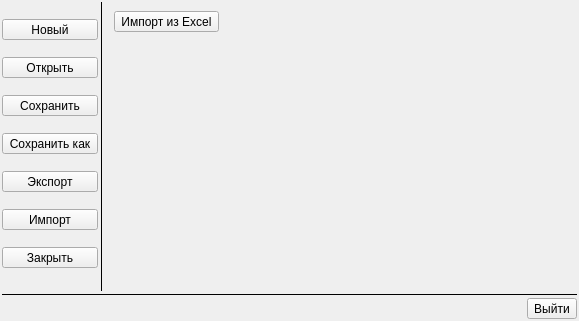
<?xml version="1.0" encoding="UTF-8"?>
<ui version="4.0">
 <class>CWidgetMenu</class>
 <widget class="QWidget" name="CWidgetMenu">
  <property name="geometry">
   <rect>
    <x>0</x>
    <y>0</y>
    <width>579</width>
    <height>321</height>
   </rect>
  </property>
  <property name="windowTitle">
   <string/>
  </property>
  <layout class="QVBoxLayout" name="verticalLayout_2">
   <property name="spacing">
    <number>2</number>
   </property>
   <property name="leftMargin">
    <number>2</number>
   </property>
   <property name="topMargin">
    <number>2</number>
   </property>
   <property name="rightMargin">
    <number>2</number>
   </property>
   <property name="bottomMargin">
    <number>2</number>
   </property>
   <item>
    <layout class="QHBoxLayout" name="horizontalLayout_2">
     <item>
      <layout class="QVBoxLayout" name="verticalLayout">
       <property name="spacing">
        <number>0</number>
       </property>
       <property name="sizeConstraint">
        <enum>QLayout::SetDefaultConstraint</enum>
       </property>
       <item>
        <widget class="CToolButton" name="toolButtonNewProject">
         <property name="sizePolicy">
          <sizepolicy hsizetype="Minimum" vsizetype="Fixed">
           <horstretch>0</horstretch>
           <verstretch>0</verstretch>
          </sizepolicy>
         </property>
         <property name="mouseTracking">
          <bool>true</bool>
         </property>
         <property name="toolTip">
          <string>&lt;html&gt;&lt;head/&gt;&lt;body&gt;&lt;p&gt;Создает новый проект&lt;/p&gt;&lt;/body&gt;&lt;/html&gt;</string>
         </property>
         <property name="text">
          <string>Новый</string>
         </property>
         <property name="icon">
          <iconset resource="../../resource.qrc">
           <normaloff>:/images/resource/images/new.png</normaloff>:/images/resource/images/new.png</iconset>
         </property>
         <property name="iconSize">
          <size>
           <width>32</width>
           <height>32</height>
          </size>
         </property>
         <property name="toolButtonStyle">
          <enum>Qt::ToolButtonTextBesideIcon</enum>
         </property>
        </widget>
       </item>
       <item>
        <widget class="CToolButton" name="toolButtonOpenProject">
         <property name="sizePolicy">
          <sizepolicy hsizetype="Minimum" vsizetype="Fixed">
           <horstretch>0</horstretch>
           <verstretch>0</verstretch>
          </sizepolicy>
         </property>
         <property name="mouseTracking">
          <bool>true</bool>
         </property>
         <property name="toolTip">
          <string>Открывает проект</string>
         </property>
         <property name="text">
          <string>Открыть</string>
         </property>
         <property name="icon">
          <iconset resource="../../resource.qrc">
           <normaloff>:/images/resource/images/open.png</normaloff>:/images/resource/images/open.png</iconset>
         </property>
         <property name="iconSize">
          <size>
           <width>32</width>
           <height>32</height>
          </size>
         </property>
         <property name="toolButtonStyle">
          <enum>Qt::ToolButtonTextBesideIcon</enum>
         </property>
        </widget>
       </item>
       <item>
        <widget class="CToolButton" name="toolButtonSaveProject">
         <property name="sizePolicy">
          <sizepolicy hsizetype="Minimum" vsizetype="Fixed">
           <horstretch>0</horstretch>
           <verstretch>0</verstretch>
          </sizepolicy>
         </property>
         <property name="mouseTracking">
          <bool>true</bool>
         </property>
         <property name="toolTip">
          <string>Сохраняет проект в файл</string>
         </property>
         <property name="text">
          <string>Сохранить</string>
         </property>
         <property name="icon">
          <iconset resource="../../resource.qrc">
           <normaloff>:/images/resource/images/save.png</normaloff>:/images/resource/images/save.png</iconset>
         </property>
         <property name="iconSize">
          <size>
           <width>32</width>
           <height>32</height>
          </size>
         </property>
         <property name="toolButtonStyle">
          <enum>Qt::ToolButtonTextBesideIcon</enum>
         </property>
        </widget>
       </item>
       <item>
        <widget class="CToolButton" name="toolButtonSaveAsProject">
         <property name="sizePolicy">
          <sizepolicy hsizetype="Minimum" vsizetype="Fixed">
           <horstretch>0</horstretch>
           <verstretch>0</verstretch>
          </sizepolicy>
         </property>
         <property name="mouseTracking">
          <bool>true</bool>
         </property>
         <property name="toolTip">
          <string>Сохраняет проект в файл с новым именем</string>
         </property>
         <property name="text">
          <string>Сохранить как</string>
         </property>
         <property name="icon">
          <iconset resource="../../resource.qrc">
           <normaloff>:/images/resource/images/save_as.png</normaloff>:/images/resource/images/save_as.png</iconset>
         </property>
         <property name="iconSize">
          <size>
           <width>32</width>
           <height>32</height>
          </size>
         </property>
         <property name="toolButtonStyle">
          <enum>Qt::ToolButtonTextBesideIcon</enum>
         </property>
        </widget>
       </item>
       <item>
        <widget class="CToolButton" name="toolButtonExportProject">
         <property name="sizePolicy">
          <sizepolicy hsizetype="Minimum" vsizetype="Fixed">
           <horstretch>0</horstretch>
           <verstretch>0</verstretch>
          </sizepolicy>
         </property>
         <property name="mouseTracking">
          <bool>true</bool>
         </property>
         <property name="text">
          <string>Экспорт</string>
         </property>
         <property name="icon">
          <iconset resource="../../resource.qrc">
           <normaloff>:/images/resource/images/export.png</normaloff>:/images/resource/images/export.png</iconset>
         </property>
         <property name="iconSize">
          <size>
           <width>32</width>
           <height>32</height>
          </size>
         </property>
         <property name="popupMode">
          <enum>QToolButton::DelayedPopup</enum>
         </property>
         <property name="toolButtonStyle">
          <enum>Qt::ToolButtonTextBesideIcon</enum>
         </property>
        </widget>
       </item>
       <item>
        <widget class="CToolButton" name="toolButtonImportProject">
         <property name="sizePolicy">
          <sizepolicy hsizetype="Minimum" vsizetype="Fixed">
           <horstretch>0</horstretch>
           <verstretch>0</verstretch>
          </sizepolicy>
         </property>
         <property name="mouseTracking">
          <bool>true</bool>
         </property>
         <property name="text">
          <string>Импорт</string>
         </property>
         <property name="icon">
          <iconset resource="../../resource.qrc">
           <normaloff>:/images/resource/images/import.png</normaloff>:/images/resource/images/import.png</iconset>
         </property>
         <property name="iconSize">
          <size>
           <width>32</width>
           <height>32</height>
          </size>
         </property>
         <property name="popupMode">
          <enum>QToolButton::DelayedPopup</enum>
         </property>
         <property name="toolButtonStyle">
          <enum>Qt::ToolButtonTextBesideIcon</enum>
         </property>
        </widget>
       </item>
       <item>
        <widget class="CToolButton" name="toolButtonCloseProject">
         <property name="sizePolicy">
          <sizepolicy hsizetype="Minimum" vsizetype="Fixed">
           <horstretch>0</horstretch>
           <verstretch>0</verstretch>
          </sizepolicy>
         </property>
         <property name="mouseTracking">
          <bool>true</bool>
         </property>
         <property name="toolTip">
          <string>Закрывает проект</string>
         </property>
         <property name="text">
          <string>Закрыть</string>
         </property>
         <property name="icon">
          <iconset resource="../../resource.qrc">
           <normaloff>:/images/resource/images/close_button.png</normaloff>:/images/resource/images/close_button.png</iconset>
         </property>
         <property name="iconSize">
          <size>
           <width>32</width>
           <height>32</height>
          </size>
         </property>
         <property name="toolButtonStyle">
          <enum>Qt::ToolButtonTextBesideIcon</enum>
         </property>
        </widget>
       </item>
      </layout>
     </item>
     <item>
      <widget class="Line" name="line">
       <property name="frameShadow">
        <enum>QFrame::Plain</enum>
       </property>
       <property name="orientation">
        <enum>Qt::Vertical</enum>
       </property>
      </widget>
     </item>
     <item>
      <widget class="QStackedWidget" name="stackedWidgetMenuFunction">
       <property name="sizePolicy">
        <sizepolicy hsizetype="Expanding" vsizetype="Expanding">
         <horstretch>0</horstretch>
         <verstretch>0</verstretch>
        </sizepolicy>
       </property>
       <property name="minimumSize">
        <size>
         <width>400</width>
         <height>0</height>
        </size>
       </property>
       <property name="currentIndex">
        <number>2</number>
       </property>
       <widget class="QWidget" name="pageGeneral">
        <layout class="QVBoxLayout" name="verticalLayout_3">
         <item>
          <layout class="QHBoxLayout" name="horizontalLayout_4">
           <item>
            <widget class="QLabel" name="label">
             <property name="text">
              <string>Ранее открытые документы</string>
             </property>
             <property name="scaledContents">
              <bool>true</bool>
             </property>
            </widget>
           </item>
           <item>
            <spacer name="horizontalSpacer_2">
             <property name="orientation">
              <enum>Qt::Horizontal</enum>
             </property>
             <property name="sizeHint" stdset="0">
              <size>
               <width>40</width>
               <height>20</height>
              </size>
             </property>
            </spacer>
           </item>
          </layout>
         </item>
         <item>
          <widget class="QListWidget" name="listWidgetOpenDocument">
           <property name="frameShape">
            <enum>QFrame::NoFrame</enum>
           </property>
           <property name="frameShadow">
            <enum>QFrame::Sunken</enum>
           </property>
          </widget>
         </item>
         <item>
          <spacer name="verticalSpacer">
           <property name="orientation">
            <enum>Qt::Vertical</enum>
           </property>
           <property name="sizeHint" stdset="0">
            <size>
             <width>20</width>
             <height>40</height>
            </size>
           </property>
          </spacer>
         </item>
        </layout>
       </widget>
       <widget class="QWidget" name="pageExport">
        <layout class="QVBoxLayout" name="verticalLayout_5">
         <item>
          <layout class="QHBoxLayout" name="horizontalLayout_3">
           <item>
            <layout class="QVBoxLayout" name="verticalLayout_4">
             <item>
              <widget class="CToolButton" name="toolButtonExportToPDF">
               <property name="sizePolicy">
                <sizepolicy hsizetype="Minimum" vsizetype="Fixed">
                 <horstretch>0</horstretch>
                 <verstretch>0</verstretch>
                </sizepolicy>
               </property>
               <property name="text">
                <string>Экспорт в PDF</string>
               </property>
               <property name="icon">
                <iconset resource="../../resource.qrc">
                 <normaloff>:/images/resource/images/export_pdf.png</normaloff>:/images/resource/images/export_pdf.png</iconset>
               </property>
               <property name="iconSize">
                <size>
                 <width>32</width>
                 <height>32</height>
                </size>
               </property>
               <property name="toolButtonStyle">
                <enum>Qt::ToolButtonTextBesideIcon</enum>
               </property>
              </widget>
             </item>
             <item>
              <widget class="CToolButton" name="toolButtonExportToExcel">
               <property name="sizePolicy">
                <sizepolicy hsizetype="Minimum" vsizetype="Fixed">
                 <horstretch>0</horstretch>
                 <verstretch>0</verstretch>
                </sizepolicy>
               </property>
               <property name="text">
                <string>Экспорт в Excel</string>
               </property>
               <property name="icon">
                <iconset resource="../../resource.qrc">
                 <normaloff>:/images/resource/images/export_excel.png</normaloff>:/images/resource/images/export_excel.png</iconset>
               </property>
               <property name="iconSize">
                <size>
                 <width>32</width>
                 <height>32</height>
                </size>
               </property>
               <property name="toolButtonStyle">
                <enum>Qt::ToolButtonTextBesideIcon</enum>
               </property>
              </widget>
             </item>
            </layout>
           </item>
           <item>
            <spacer name="horizontalSpacer_3">
             <property name="orientation">
              <enum>Qt::Horizontal</enum>
             </property>
             <property name="sizeHint" stdset="0">
              <size>
               <width>40</width>
               <height>20</height>
              </size>
             </property>
            </spacer>
           </item>
          </layout>
         </item>
         <item>
          <spacer name="verticalSpacer_2">
           <property name="orientation">
            <enum>Qt::Vertical</enum>
           </property>
           <property name="sizeHint" stdset="0">
            <size>
             <width>20</width>
             <height>111</height>
            </size>
           </property>
          </spacer>
         </item>
        </layout>
       </widget>
       <widget class="QWidget" name="pageImport">
        <layout class="QVBoxLayout" name="verticalLayout_6">
         <item>
          <layout class="QHBoxLayout" name="horizontalLayout_5">
           <item>
            <widget class="CToolButton" name="toolButtonImportFromExcel">
             <property name="sizePolicy">
              <sizepolicy hsizetype="Minimum" vsizetype="Fixed">
               <horstretch>0</horstretch>
               <verstretch>0</verstretch>
              </sizepolicy>
             </property>
             <property name="text">
              <string>Импорт из Excel</string>
             </property>
             <property name="icon">
              <iconset resource="../../resource.qrc">
               <normaloff>:/images/resource/images/import_excel.png</normaloff>:/images/resource/images/import_excel.png</iconset>
             </property>
             <property name="iconSize">
              <size>
               <width>32</width>
               <height>32</height>
              </size>
             </property>
             <property name="toolButtonStyle">
              <enum>Qt::ToolButtonTextBesideIcon</enum>
             </property>
            </widget>
           </item>
           <item>
            <spacer name="horizontalSpacer_4">
             <property name="orientation">
              <enum>Qt::Horizontal</enum>
             </property>
             <property name="sizeHint" stdset="0">
              <size>
               <width>40</width>
               <height>20</height>
              </size>
             </property>
            </spacer>
           </item>
          </layout>
         </item>
         <item>
          <spacer name="verticalSpacer_3">
           <property name="orientation">
            <enum>Qt::Vertical</enum>
           </property>
           <property name="sizeHint" stdset="0">
            <size>
             <width>20</width>
             <height>158</height>
            </size>
           </property>
          </spacer>
         </item>
        </layout>
       </widget>
      </widget>
     </item>
    </layout>
   </item>
   <item>
    <widget class="Line" name="line_2">
     <property name="frameShadow">
      <enum>QFrame::Plain</enum>
     </property>
     <property name="orientation">
      <enum>Qt::Horizontal</enum>
     </property>
    </widget>
   </item>
   <item>
    <layout class="QHBoxLayout" name="horizontalLayout">
     <property name="spacing">
      <number>0</number>
     </property>
     <item>
      <spacer name="horizontalSpacer">
       <property name="orientation">
        <enum>Qt::Horizontal</enum>
       </property>
       <property name="sizeHint" stdset="0">
        <size>
         <width>40</width>
         <height>20</height>
        </size>
       </property>
      </spacer>
     </item>
     <item>
      <widget class="CToolButton" name="toolButtonExit">
       <property name="toolTip">
        <string>Выход из приложения</string>
       </property>
       <property name="text">
        <string>Выйти</string>
       </property>
       <property name="icon">
        <iconset resource="../../resource.qrc">
         <normaloff>:/images/resource/images/exit.png</normaloff>:/images/resource/images/exit.png</iconset>
       </property>
       <property name="iconSize">
        <size>
         <width>32</width>
         <height>32</height>
        </size>
       </property>
       <property name="toolButtonStyle">
        <enum>Qt::ToolButtonTextBesideIcon</enum>
       </property>
      </widget>
     </item>
    </layout>
   </item>
  </layout>
 </widget>
 <customwidgets>
  <customwidget>
   <class>CToolButton</class>
   <extends>QToolButton</extends>
   <header>toolbutton.h</header>
  </customwidget>
 </customwidgets>
 <resources>
  <include location="../../resource.qrc"/>
 </resources>
 <connections/>
</ui>
